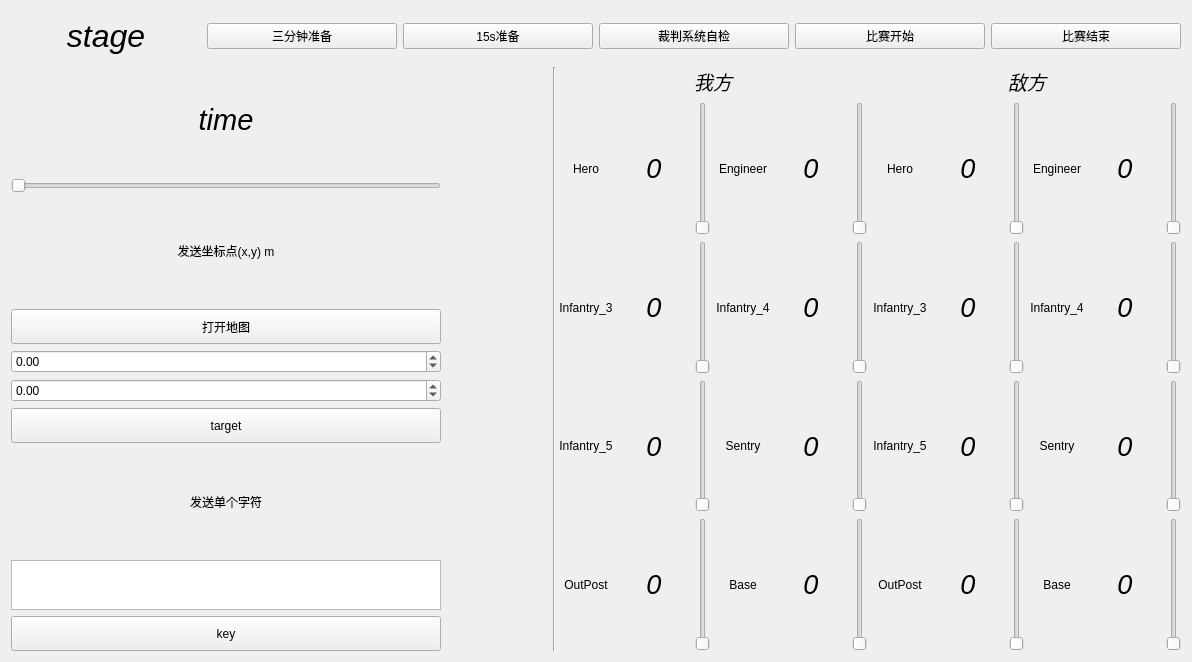
<?xml version="1.0" encoding="UTF-8"?>
<ui version="4.0">
 <class>SimReferee</class>
 <widget class="QWidget" name="SimReferee">
  <property name="geometry">
   <rect>
    <x>0</x>
    <y>0</y>
    <width>1192</width>
    <height>662</height>
   </rect>
  </property>
  <property name="windowTitle">
   <string>Form</string>
  </property>
  <layout class="QHBoxLayout" name="horizontalLayout">
   <item>
    <layout class="QGridLayout" name="gridLayout_4">
     <item row="1" column="1">
      <spacer name="horizontalSpacer">
       <property name="orientation">
        <enum>Qt::Horizontal</enum>
       </property>
       <property name="sizeType">
        <enum>QSizePolicy::Minimum</enum>
       </property>
       <property name="sizeHint" stdset="0">
        <size>
         <width>100</width>
         <height>20</height>
        </size>
       </property>
      </spacer>
     </item>
     <item row="2" column="6">
      <layout class="QGridLayout" name="gridLayout_3" columnminimumwidth="50,70,0,50,70,0">
       <item row="5" column="1">
        <widget class="QLabel" name="label_enemy_outpost_hp">
         <property name="font">
          <font>
           <pointsize>20</pointsize>
           <italic>true</italic>
          </font>
         </property>
         <property name="text">
          <string>0</string>
         </property>
         <property name="alignment">
          <set>Qt::AlignCenter</set>
         </property>
        </widget>
       </item>
       <item row="5" column="4">
        <widget class="QLabel" name="label_enemy_base_hp">
         <property name="font">
          <font>
           <pointsize>20</pointsize>
           <italic>true</italic>
          </font>
         </property>
         <property name="text">
          <string>0</string>
         </property>
         <property name="alignment">
          <set>Qt::AlignCenter</set>
         </property>
        </widget>
       </item>
       <item row="4" column="5">
        <widget class="QSlider" name="slider_enemy_sentry">
         <property name="maximum">
          <number>400</number>
         </property>
         <property name="orientation">
          <enum>Qt::Vertical</enum>
         </property>
        </widget>
       </item>
       <item row="4" column="1">
        <widget class="QLabel" name="label_enemy_infantry_5_hp">
         <property name="font">
          <font>
           <pointsize>20</pointsize>
           <italic>true</italic>
          </font>
         </property>
         <property name="text">
          <string>0</string>
         </property>
         <property name="alignment">
          <set>Qt::AlignCenter</set>
         </property>
        </widget>
       </item>
       <item row="0" column="5">
        <widget class="QSlider" name="slider_enemy_engineer">
         <property name="maximum">
          <number>250</number>
         </property>
         <property name="orientation">
          <enum>Qt::Vertical</enum>
         </property>
        </widget>
       </item>
       <item row="0" column="1">
        <widget class="QLabel" name="label_enemy_hero_hp">
         <property name="font">
          <font>
           <pointsize>20</pointsize>
           <italic>true</italic>
          </font>
         </property>
         <property name="text">
          <string>0</string>
         </property>
         <property name="alignment">
          <set>Qt::AlignCenter</set>
         </property>
        </widget>
       </item>
       <item row="4" column="2">
        <widget class="QSlider" name="slider_enemy_infantry_5">
         <property name="maximum">
          <number>400</number>
         </property>
         <property name="orientation">
          <enum>Qt::Vertical</enum>
         </property>
        </widget>
       </item>
       <item row="0" column="3">
        <widget class="QLabel" name="label_111">
         <property name="maximumSize">
          <size>
           <width>70</width>
           <height>16777215</height>
          </size>
         </property>
         <property name="text">
          <string>Engineer</string>
         </property>
         <property name="alignment">
          <set>Qt::AlignCenter</set>
         </property>
        </widget>
       </item>
       <item row="0" column="0">
        <widget class="QLabel" name="label_31">
         <property name="maximumSize">
          <size>
           <width>70</width>
           <height>16777215</height>
          </size>
         </property>
         <property name="text">
          <string>Hero</string>
         </property>
         <property name="alignment">
          <set>Qt::AlignCenter</set>
         </property>
        </widget>
       </item>
       <item row="4" column="0">
        <widget class="QLabel" name="label_29">
         <property name="text">
          <string>Infantry_5</string>
         </property>
         <property name="alignment">
          <set>Qt::AlignCenter</set>
         </property>
        </widget>
       </item>
       <item row="4" column="3">
        <widget class="QLabel" name="label_35">
         <property name="text">
          <string>Sentry</string>
         </property>
         <property name="alignment">
          <set>Qt::AlignCenter</set>
         </property>
        </widget>
       </item>
       <item row="3" column="1">
        <widget class="QLabel" name="label_enemy_infantry_3_hp">
         <property name="font">
          <font>
           <pointsize>20</pointsize>
           <italic>true</italic>
          </font>
         </property>
         <property name="text">
          <string>0</string>
         </property>
         <property name="alignment">
          <set>Qt::AlignCenter</set>
         </property>
        </widget>
       </item>
       <item row="4" column="4">
        <widget class="QLabel" name="label_enemy_sentry_hp">
         <property name="font">
          <font>
           <pointsize>20</pointsize>
           <italic>true</italic>
          </font>
         </property>
         <property name="text">
          <string>0</string>
         </property>
         <property name="alignment">
          <set>Qt::AlignCenter</set>
         </property>
        </widget>
       </item>
       <item row="3" column="0">
        <widget class="QLabel" name="label_30">
         <property name="text">
          <string>Infantry_3</string>
         </property>
         <property name="alignment">
          <set>Qt::AlignCenter</set>
         </property>
        </widget>
       </item>
       <item row="5" column="2">
        <widget class="QSlider" name="slider_enemy_outpost">
         <property name="maximum">
          <number>1500</number>
         </property>
         <property name="orientation">
          <enum>Qt::Vertical</enum>
         </property>
        </widget>
       </item>
       <item row="0" column="2">
        <widget class="QSlider" name="slider_enemy_hero">
         <property name="maximum">
          <number>500</number>
         </property>
         <property name="orientation">
          <enum>Qt::Vertical</enum>
         </property>
        </widget>
       </item>
       <item row="3" column="5">
        <widget class="QSlider" name="slider_enemy_infantry_4">
         <property name="maximum">
          <number>400</number>
         </property>
         <property name="orientation">
          <enum>Qt::Vertical</enum>
         </property>
        </widget>
       </item>
       <item row="3" column="2">
        <widget class="QSlider" name="slider_enemy_infantry_3">
         <property name="maximum">
          <number>400</number>
         </property>
         <property name="orientation">
          <enum>Qt::Vertical</enum>
         </property>
        </widget>
       </item>
       <item row="5" column="5">
        <widget class="QSlider" name="slider_enemy_base">
         <property name="maximum">
          <number>5000</number>
         </property>
         <property name="orientation">
          <enum>Qt::Vertical</enum>
         </property>
        </widget>
       </item>
       <item row="3" column="4">
        <widget class="QLabel" name="label_enemy_infantry_4_hp">
         <property name="font">
          <font>
           <pointsize>20</pointsize>
           <italic>true</italic>
          </font>
         </property>
         <property name="text">
          <string>0</string>
         </property>
         <property name="alignment">
          <set>Qt::AlignCenter</set>
         </property>
        </widget>
       </item>
       <item row="5" column="3">
        <widget class="QLabel" name="label_36">
         <property name="text">
          <string>Base</string>
         </property>
         <property name="alignment">
          <set>Qt::AlignCenter</set>
         </property>
        </widget>
       </item>
       <item row="0" column="4">
        <widget class="QLabel" name="label_enemy_engineer_hp">
         <property name="font">
          <font>
           <pointsize>20</pointsize>
           <italic>true</italic>
          </font>
         </property>
         <property name="text">
          <string>0</string>
         </property>
         <property name="alignment">
          <set>Qt::AlignCenter</set>
         </property>
        </widget>
       </item>
       <item row="3" column="3">
        <widget class="QLabel" name="label_34">
         <property name="text">
          <string>Infantry_4</string>
         </property>
         <property name="alignment">
          <set>Qt::AlignCenter</set>
         </property>
        </widget>
       </item>
       <item row="5" column="0">
        <widget class="QLabel" name="label_32">
         <property name="text">
          <string>OutPost</string>
         </property>
         <property name="alignment">
          <set>Qt::AlignCenter</set>
         </property>
        </widget>
       </item>
      </layout>
     </item>
     <item row="1" column="2" rowspan="2" colspan="2">
      <widget class="Line" name="line_2">
       <property name="orientation">
        <enum>Qt::Vertical</enum>
       </property>
      </widget>
     </item>
     <item row="1" column="0" rowspan="2">
      <layout class="QVBoxLayout" name="verticalLayout">
       <item>
        <widget class="QLabel" name="label_time">
         <property name="maximumSize">
          <size>
           <width>16777215</width>
           <height>446</height>
          </size>
         </property>
         <property name="font">
          <font>
           <pointsize>22</pointsize>
           <italic>true</italic>
          </font>
         </property>
         <property name="text">
          <string>time</string>
         </property>
         <property name="alignment">
          <set>Qt::AlignCenter</set>
         </property>
        </widget>
       </item>
       <item>
        <widget class="QSlider" name="slider_time">
         <property name="minimumSize">
          <size>
           <width>0</width>
           <height>0</height>
          </size>
         </property>
         <property name="maximum">
          <number>420</number>
         </property>
         <property name="orientation">
          <enum>Qt::Horizontal</enum>
         </property>
        </widget>
       </item>
       <item>
        <widget class="QLabel" name="label_3">
         <property name="text">
          <string>发送坐标点(x,y) m</string>
         </property>
         <property name="alignment">
          <set>Qt::AlignCenter</set>
         </property>
        </widget>
       </item>
       <item>
        <widget class="QPushButton" name="pushButton_3">
         <property name="minimumSize">
          <size>
           <width>0</width>
           <height>35</height>
          </size>
         </property>
         <property name="text">
          <string>打开地图</string>
         </property>
        </widget>
       </item>
       <item>
        <widget class="QDoubleSpinBox" name="target_x">
         <property name="minimum">
          <double>-15.000000000000000</double>
         </property>
         <property name="maximum">
          <double>30.000000000000000</double>
         </property>
         <property name="singleStep">
          <double>0.100000000000000</double>
         </property>
        </widget>
       </item>
       <item>
        <widget class="QDoubleSpinBox" name="target_y">
         <property name="minimum">
          <double>-10.000000000000000</double>
         </property>
         <property name="maximum">
          <double>15.000000000000000</double>
         </property>
         <property name="singleStep">
          <double>0.100000000000000</double>
         </property>
        </widget>
       </item>
       <item>
        <widget class="QPushButton" name="botto_target">
         <property name="minimumSize">
          <size>
           <width>0</width>
           <height>35</height>
          </size>
         </property>
         <property name="text">
          <string>target</string>
         </property>
        </widget>
       </item>
       <item>
        <widget class="QLabel" name="label_2">
         <property name="text">
          <string>发送单个字符</string>
         </property>
         <property name="alignment">
          <set>Qt::AlignCenter</set>
         </property>
        </widget>
       </item>
       <item>
        <widget class="QTextEdit" name="key_edit">
         <property name="maximumSize">
          <size>
           <width>16777215</width>
           <height>50</height>
          </size>
         </property>
        </widget>
       </item>
       <item>
        <widget class="QPushButton" name="botton_key">
         <property name="minimumSize">
          <size>
           <width>0</width>
           <height>35</height>
          </size>
         </property>
         <property name="text">
          <string>key</string>
         </property>
        </widget>
       </item>
      </layout>
     </item>
     <item row="1" column="6">
      <widget class="QLabel" name="label_20">
       <property name="font">
        <font>
         <pointsize>14</pointsize>
         <italic>true</italic>
        </font>
       </property>
       <property name="text">
        <string>敌方</string>
       </property>
       <property name="alignment">
        <set>Qt::AlignCenter</set>
       </property>
      </widget>
     </item>
     <item row="2" column="3" colspan="3">
      <layout class="QGridLayout" name="gridLayout_2" columnminimumwidth="50,70,0,50,70,0">
       <item row="4" column="3">
        <widget class="QLabel" name="label_27">
         <property name="text">
          <string>Sentry</string>
         </property>
         <property name="alignment">
          <set>Qt::AlignCenter</set>
         </property>
        </widget>
       </item>
       <item row="5" column="1">
        <widget class="QLabel" name="label_team_outpost_hp">
         <property name="font">
          <font>
           <pointsize>20</pointsize>
           <italic>true</italic>
          </font>
         </property>
         <property name="text">
          <string>0</string>
         </property>
         <property name="alignment">
          <set>Qt::AlignCenter</set>
         </property>
        </widget>
       </item>
       <item row="3" column="4">
        <widget class="QLabel" name="label_team_infantry_4_hp">
         <property name="font">
          <font>
           <pointsize>20</pointsize>
           <italic>true</italic>
          </font>
         </property>
         <property name="text">
          <string>0</string>
         </property>
         <property name="alignment">
          <set>Qt::AlignCenter</set>
         </property>
        </widget>
       </item>
       <item row="5" column="5">
        <widget class="QSlider" name="slider_team_base">
         <property name="maximum">
          <number>5000</number>
         </property>
         <property name="orientation">
          <enum>Qt::Vertical</enum>
         </property>
        </widget>
       </item>
       <item row="3" column="5">
        <widget class="QSlider" name="slider_team_infantry_4">
         <property name="maximum">
          <number>400</number>
         </property>
         <property name="orientation">
          <enum>Qt::Vertical</enum>
         </property>
        </widget>
       </item>
       <item row="0" column="1">
        <widget class="QLabel" name="label_team_hero_hp">
         <property name="font">
          <font>
           <pointsize>20</pointsize>
           <italic>true</italic>
          </font>
         </property>
         <property name="text">
          <string>0</string>
         </property>
         <property name="alignment">
          <set>Qt::AlignCenter</set>
         </property>
        </widget>
       </item>
       <item row="5" column="2">
        <widget class="QSlider" name="slider_team_outpost">
         <property name="maximum">
          <number>1500</number>
         </property>
         <property name="orientation">
          <enum>Qt::Vertical</enum>
         </property>
        </widget>
       </item>
       <item row="3" column="0">
        <widget class="QLabel" name="label_22">
         <property name="text">
          <string>Infantry_3</string>
         </property>
         <property name="alignment">
          <set>Qt::AlignCenter</set>
         </property>
        </widget>
       </item>
       <item row="3" column="1">
        <widget class="QLabel" name="label_team_infantry_3_hp">
         <property name="font">
          <font>
           <pointsize>20</pointsize>
           <italic>true</italic>
          </font>
         </property>
         <property name="text">
          <string>0</string>
         </property>
         <property name="alignment">
          <set>Qt::AlignCenter</set>
         </property>
        </widget>
       </item>
       <item row="4" column="5">
        <widget class="QSlider" name="slider_team_sentry">
         <property name="maximum">
          <number>400</number>
         </property>
         <property name="orientation">
          <enum>Qt::Vertical</enum>
         </property>
        </widget>
       </item>
       <item row="3" column="2">
        <widget class="QSlider" name="slider_team_infantry_3">
         <property name="maximum">
          <number>400</number>
         </property>
         <property name="orientation">
          <enum>Qt::Vertical</enum>
         </property>
        </widget>
       </item>
       <item row="0" column="4">
        <widget class="QLabel" name="label_team_engineer_hp">
         <property name="font">
          <font>
           <pointsize>20</pointsize>
           <italic>true</italic>
          </font>
         </property>
         <property name="text">
          <string>0</string>
         </property>
         <property name="alignment">
          <set>Qt::AlignCenter</set>
         </property>
        </widget>
       </item>
       <item row="4" column="0">
        <widget class="QLabel" name="label_23">
         <property name="text">
          <string>Infantry_5</string>
         </property>
         <property name="alignment">
          <set>Qt::AlignCenter</set>
         </property>
        </widget>
       </item>
       <item row="0" column="2">
        <widget class="QSlider" name="slider_team_hero">
         <property name="maximum">
          <number>500</number>
         </property>
         <property name="orientation">
          <enum>Qt::Vertical</enum>
         </property>
        </widget>
       </item>
       <item row="4" column="1">
        <widget class="QLabel" name="label_team_infantry_5_hp">
         <property name="font">
          <font>
           <pointsize>20</pointsize>
           <italic>true</italic>
          </font>
         </property>
         <property name="text">
          <string>0</string>
         </property>
         <property name="alignment">
          <set>Qt::AlignCenter</set>
         </property>
        </widget>
       </item>
       <item row="5" column="0">
        <widget class="QLabel" name="label_24">
         <property name="text">
          <string>OutPost</string>
         </property>
         <property name="alignment">
          <set>Qt::AlignCenter</set>
         </property>
        </widget>
       </item>
       <item row="0" column="0">
        <widget class="QLabel" name="label_21">
         <property name="maximumSize">
          <size>
           <width>70</width>
           <height>16777215</height>
          </size>
         </property>
         <property name="text">
          <string>Hero</string>
         </property>
         <property name="alignment">
          <set>Qt::AlignCenter</set>
         </property>
        </widget>
       </item>
       <item row="3" column="3">
        <widget class="QLabel" name="label_26">
         <property name="text">
          <string>Infantry_4</string>
         </property>
         <property name="alignment">
          <set>Qt::AlignCenter</set>
         </property>
        </widget>
       </item>
       <item row="0" column="3">
        <widget class="QLabel" name="label_25">
         <property name="maximumSize">
          <size>
           <width>70</width>
           <height>16777215</height>
          </size>
         </property>
         <property name="text">
          <string>Engineer</string>
         </property>
         <property name="alignment">
          <set>Qt::AlignCenter</set>
         </property>
        </widget>
       </item>
       <item row="4" column="2">
        <widget class="QSlider" name="slider_team_infantry_5">
         <property name="maximum">
          <number>400</number>
         </property>
         <property name="orientation">
          <enum>Qt::Vertical</enum>
         </property>
        </widget>
       </item>
       <item row="5" column="4">
        <widget class="QLabel" name="label_team_base_hp">
         <property name="font">
          <font>
           <pointsize>20</pointsize>
           <italic>true</italic>
          </font>
         </property>
         <property name="text">
          <string>0</string>
         </property>
         <property name="alignment">
          <set>Qt::AlignCenter</set>
         </property>
        </widget>
       </item>
       <item row="4" column="4">
        <widget class="QLabel" name="label_team_sentry_hp">
         <property name="font">
          <font>
           <pointsize>20</pointsize>
           <italic>true</italic>
          </font>
         </property>
         <property name="text">
          <string>0</string>
         </property>
         <property name="alignment">
          <set>Qt::AlignCenter</set>
         </property>
        </widget>
       </item>
       <item row="5" column="3">
        <widget class="QLabel" name="label_28">
         <property name="text">
          <string>Base</string>
         </property>
         <property name="alignment">
          <set>Qt::AlignCenter</set>
         </property>
        </widget>
       </item>
       <item row="0" column="5">
        <widget class="QSlider" name="slider_team_engineer">
         <property name="maximum">
          <number>250</number>
         </property>
         <property name="orientation">
          <enum>Qt::Vertical</enum>
         </property>
        </widget>
       </item>
      </layout>
     </item>
     <item row="0" column="0" colspan="7">
      <layout class="QGridLayout" name="gridLayout">
       <item row="0" column="2">
        <widget class="QPushButton" name="button_stage2">
         <property name="text">
          <string>15s准备</string>
         </property>
        </widget>
       </item>
       <item row="0" column="0">
        <widget class="QLabel" name="label_stage">
         <property name="minimumSize">
          <size>
           <width>0</width>
           <height>50</height>
          </size>
         </property>
         <property name="font">
          <font>
           <pointsize>24</pointsize>
           <italic>true</italic>
          </font>
         </property>
         <property name="text">
          <string>stage</string>
         </property>
         <property name="alignment">
          <set>Qt::AlignCenter</set>
         </property>
        </widget>
       </item>
       <item row="0" column="5">
        <widget class="QPushButton" name="button_stage5">
         <property name="text">
          <string>比赛结束</string>
         </property>
        </widget>
       </item>
       <item row="0" column="3">
        <widget class="QPushButton" name="button_stage3">
         <property name="text">
          <string>裁判系统自检</string>
         </property>
        </widget>
       </item>
       <item row="0" column="1">
        <widget class="QPushButton" name="button_stage1">
         <property name="text">
          <string>三分钟准备</string>
         </property>
        </widget>
       </item>
       <item row="0" column="4">
        <widget class="QPushButton" name="button_stage4">
         <property name="text">
          <string>比赛开始</string>
         </property>
        </widget>
       </item>
      </layout>
     </item>
     <item row="1" column="4">
      <widget class="QLabel" name="label">
       <property name="font">
        <font>
         <pointsize>14</pointsize>
         <italic>true</italic>
        </font>
       </property>
       <property name="text">
        <string>我方</string>
       </property>
       <property name="alignment">
        <set>Qt::AlignCenter</set>
       </property>
      </widget>
     </item>
    </layout>
   </item>
  </layout>
 </widget>
 <resources/>
 <connections/>
</ui>
